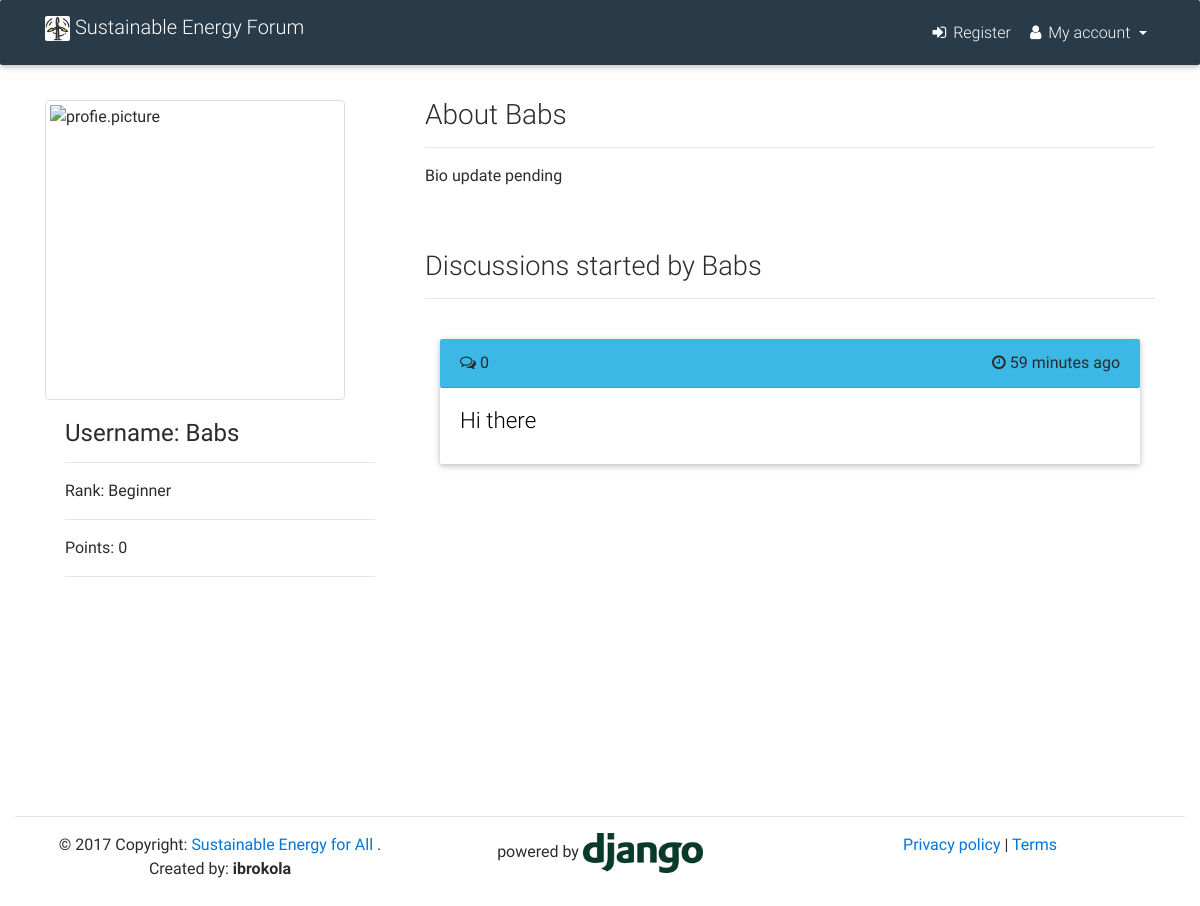
Screenshot of /u/profile/Babs/ with the database file from the repository.
### profiles/models.py (models this page shows, shortened)
class Profile(models.Model):
    user = models.OneToOneField(User)
    image = models.ImageField(upload_to='images/', null=True, blank=True)
    rank = models.CharField(max_length=50, default="Beginner")
    bio = models.TextField(null=True, blank=True)
    website_link = models.CharField(max_length=320,
                                    null=True,
                                    blank=True,
                                    verbose_name='Personal website url')
    facebook_link = models.CharField(max_length=320,
                                    null=True,
                                    blank=True,
                                    verbose_name='Facebook profile url')
    twitter_handle = models.CharField(max_length=320,
                                    null=True,
                                    blank=True,
                                    verbose_name='Twitter handle')

### users/models.py (models this page shows)
class User(AbstractUser):
    class Meta:
        db_table = "users"
    score = models.IntegerField(default=0)

### forum/models.py (models this page shows, shortened)
class Votable(models.Model):
    class Meta:
        abstract = True
    votes = GenericRelation(Vote)
    author = models.ForeignKey(User, on_delete=models.PROTECT)
    upvotes = models.IntegerField(default=0)
    downvotes = models.IntegerField(default=0)
    flags = models.IntegerField(default=0)

class Post(Votable):
    class Meta:
        db_table = "posts"
        index_together = [
            ["submission_time",],
        ]
    objects = PostsManager()
    title = models.CharField(max_length=120)
    slug = models.SlugField(null=True, blank=True)
    text = models.TextField(blank=True)
    submission_time = models.DateTimeField(auto_now_add=True)
    num_comments = models.IntegerField(default=0)
    def get_absolute_url(self):
        return reverse('forum:discussion', kwargs={"post_id": self.pk})
    def __str__(self):
        return self.title

### profiles/views.py (the view)
# urls.py: url(r'^profile/(?P<username>[\w.@+-]+)/$', ProfileView.as_view(), name='profile_view'),
class ProfileView(View):
    def get(self, request, username, *args, **kwargs):
        user = get_object_or_404(User, username=username)
        post_list = Post.objects.filter(author__username__iexact=user.username).order_by('-submission_time')
        paginator = Paginator(post_list, 10)
        page = request.GET.get('page')
        try:
            post = paginator.page(page)
        except PageNotAnInteger:
             post = paginator.page(1)
        except EmptyPage:
             post = paginator.page(paginator.num_pages)
        profile = Profile.objects.get(user=user)
        template = 'profiles/profile_view.html'
        context = {
            'profile': profile,
            'post': post
            }
        return render(request, template, context)

### templates/profiles/profile_view.html (shortened to what this page needs)
{% extends 'base.html' %}
{% load static %}
{% load humanize %}
{% block pagecss %}
<link href="{% static 'css/mdb.css' %}" rel="stylesheet">
{% endblock %}
{% block content %}
<div class="container-fluid" style="padding-top: 100px;"></div>
<div class="container">
	<div class="row">
		<div class="col-sm-6 col-md-4">
			<section class="wow fadeIn">
			         <div class="">
			        {% if profile.image %}
			            <img src="{{ profile.image.url }}" class="img-fluid img-thumbnail" width="350" height="300" alt="profie.picture">
			        {% else %}
			        	<img src="http://www.sbsc.in/images/dummy-profile-pic.png" class="img-fluid img-thumbnail" width="300" height="300" alt="profie.picture">
			        {% endif %}
			        </div>
			        <div class="card-block">
			            <h4 class="card-title"><strong>Username: {{ profile.user.username }}</strong></h4>
						<hr>
						<p>Rank: {{ profile.rank }}</p>
						<hr>
						<p>Points: {{ profile.user.score }}</p>
						<hr>
						<br>
			</section>
			<br>
		</div>
		<div class="col-sm-6 col-md-8">
            <h3>About {{ profile.user }}</h3>
            <hr>
            {% if profile.bio %}
                <p>{{ profile.bio }}</p>
            {% else %}
                <p>Bio update pending</p>
            {% endif %}
			<br>
			<br>
			<h3 class="h3-responsive">Discussions started by {{ profile.user.username }}</h3>
			<hr>
			<br>
			<div class="col-sm-12">
			{% if post %}
				{% for item in post %}
				<div class="card">
					<div class="card-header">
						<i class="fa fa-comments-o"></i> {{  item.num_comments }}  <span class="float-right"><i class="fa fa-clock-o"></i> {{  item.submission_time | naturaltime }}</span>
					</div>
					<div class="card-block">
						<a href="{{ item.get_absolute_url }}">
							<h4 class="card-title h4-responsive" style="color: black;">{{ item }}</h4>
						</a>
					</div>
				</div>
				<br>
				{% endfor %}
			{% else %}
				<p>No post yet</p>
			{% endif %}
			<br>
			<br>
			</div>
		</div>
		<br>
		<br>
	</div>
</div>
{% endblock %}

### rows the page displays
Profile: user.username "Babs", rank "Beginner", user.score "0", user "Babs"
Post: num_comments "0", submission_time "59 minutes ago", title "Hi there"
